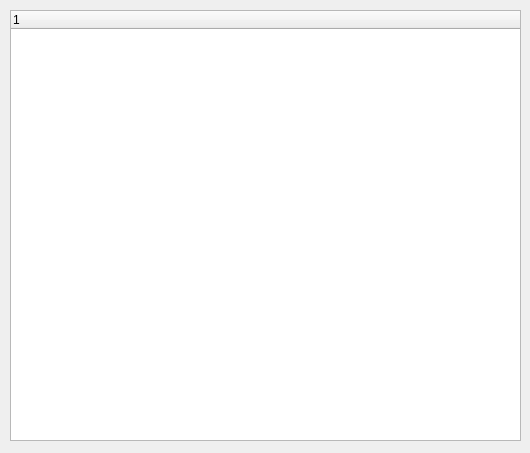
<?xml version="1.0" encoding="UTF-8"?>
<ui version="4.0">
 <class>Widget</class>
 <widget class="QWidget" name="Widget">
  <property name="geometry">
   <rect>
    <x>0</x>
    <y>0</y>
    <width>530</width>
    <height>453</height>
   </rect>
  </property>
  <property name="windowTitle">
   <string>Widget</string>
  </property>
  <widget class="QTreeWidget" name="treeWidget">
   <property name="geometry">
    <rect>
     <x>10</x>
     <y>10</y>
     <width>511</width>
     <height>431</height>
    </rect>
   </property>
   <column>
    <property name="text">
     <string notr="true">1</string>
    </property>
   </column>
  </widget>
 </widget>
 <resources/>
 <connections/>
</ui>
